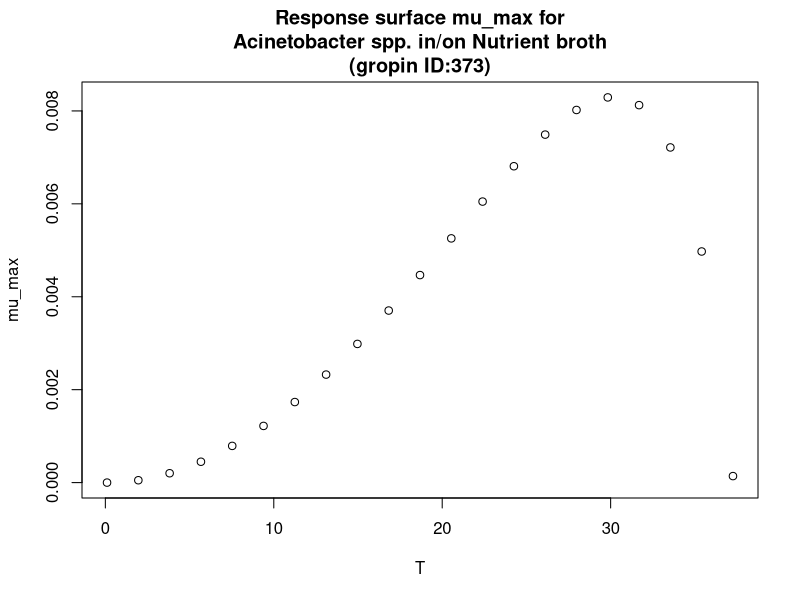

Generate this figure with R:
#############################
# start of Parameter script
#############################
T <- seq(0.1001,37.2627372627373,length.out=21)
#############################
# end of Parameter script
#############################
############################# 
# start of Model script Gropin ID 373 
#############################
 
# constant coefficients for this model
 
variables <- data.frame(T)
argumentsPar <- expand.grid(variables)
 
# heart of the model
response_surface <- function(T) {
   mumax <-(8.3*(10^-3)*(T-37.3)*((T-0.1)^2))/((30.2-0.1)*((30.2-0.1)*(T-30.2)-(30.2-37.3)*(30.2+0.1-2*T)))

return(mumax=mumax)
} 

# output parameters
mumax <- cbind(argumentsPar,response_surface(argumentsPar['T']))
colnames(mumax) <- c(colnames(argumentsPar),'mumax')
#############################
# End of Model script
#############################
############################# 
# start of Visualisation script Gropin ID 373 
#############################
plot(T,mumax$mumax,
                          xlab='T',
                          ylab='mu_max',main='Response surface mu_max for
Acinetobacter spp. in/on Nutrient broth
(gropin ID:373)')
#############################
# End of Visualisation script
#############################
